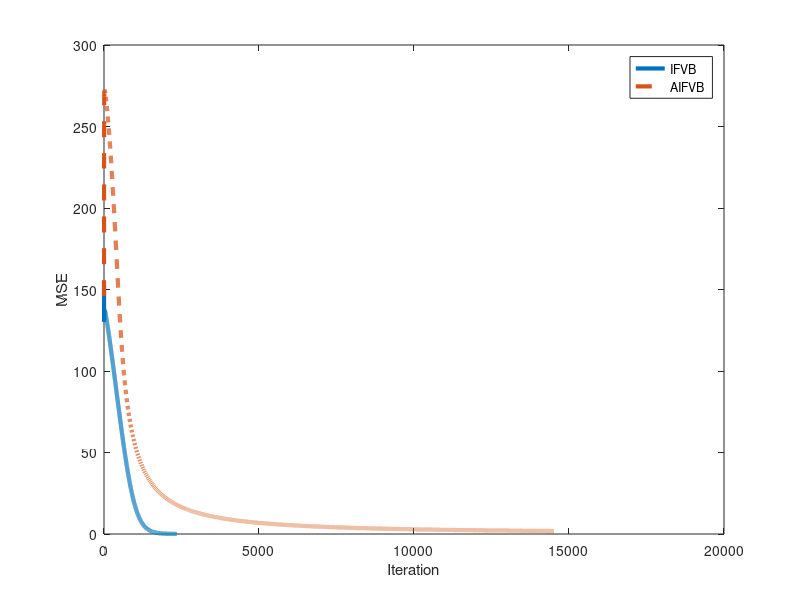

Write MATLAB code to recreate this figure.
clear all
n = 200;
y = 57;
initial_lambda = [5;45];
alpha_star = y+1; beta_star = n-y+1; % true values
lambda_star = [alpha_star;beta_star];

%------------------------- VB with ordinary gradient -------------------------------%
alpha = initial_lambda(1); beta = initial_lambda(2);
lambda = [alpha;beta];
niter = 40000;iter = 1;
stop = false;
while ~stop
    lambda_old = lambda;
    
    stepsize = 1/(1+iter);
    alpha = alpha-stepsize*((alpha-y)*psi(1,alpha)-(alpha+beta-n)*psi(1,alpha+beta));
    beta = beta-stepsize*((beta-n+y)*psi(1,beta)-(alpha+beta-n)*psi(1,alpha+beta));
    
    if alpha<=0 alpha = .001; end
    if beta<=0 beta = .001; end    
    lambda = [alpha;beta];  
    
    iter = iter+1;
    if (mean(abs(lambda-lambda_old))<=0.00001)||iter>niter stop = true; end
end
lambda1 = [alpha,beta];

%------------------------- Exact NGVB -------------------------------%
lambda = initial_lambda;
niter = 40000;iter = 1;
stop = false;
MSE_NGVB = 0;
while ~stop    
    lambda_old = lambda;
    stepsize = 1/(1+iter);
    
    alpha = lambda(1); beta = lambda(2);
    aux = psi(1,alpha+beta);    
    I_F = [psi(1,alpha)-aux, -aux; -aux, psi(1,beta)-aux]; % exact Fisher matrix
    Grad_LB = [(alpha_star-alpha)*(psi(1,alpha)-aux)-(beta_star-beta)*aux;
               (beta_star-beta)*(psi(1,beta)-aux)-(alpha_star-alpha)*aux];
    lambda = lambda+stepsize*(I_F\Grad_LB);   
    lambda(lambda<=0) = 0.01;   
    
    MSE_NGVB(iter) = norm(lambda-lambda_star);
    
    iter = iter+1;
    if (mean(abs(lambda-lambda_old))<=0.0001)||iter>niter stop = true; end 
end
lambda_NGVB = lambda;

%------------------------- IFVB -------------------------------%
lambda = initial_lambda;
d_lambda = 2;
S = 10; % the number of Monte Carlo samples to estimate Fisher
alpha_stepsize = 0.8; % use in the step size
niter = 100000;iter = 1;
stop = false;
H_inverse = eye(d_lambda);
H_inverse_scale = 0; % to count the number of samples in estimating inverse Fisher
MSE_IFVB = 0;
while ~stop    
    lambda_old = lambda;
    stepsize = 10/(1+iter)^alpha_stepsize;
    
    alpha = lambda(1); beta = lambda(2);
    aux = psi(1,alpha+beta);    
    % gradient of lower bound
    Grad_LB = [(alpha_star-alpha)*(psi(1,alpha)-aux)-(beta_star-beta)*aux;
               (beta_star-beta)*(psi(1,beta)-aux)-(alpha_star-alpha)*aux];
    % update inversion-free inverse Fisher       
    for s = 1:S
        theta = betarnd(alpha,beta);    
        grad_log_q_lambda = [psi(alpha+beta)-psi(alpha)+log(theta);
            psi(alpha+beta)-psi(beta)+log(1-theta)];
        aux = H_inverse*grad_log_q_lambda;
        H_inverse = H_inverse - 1/(1+grad_log_q_lambda'*aux)*aux*(aux');
    end
    H_inverse_scale = H_inverse_scale+S;
    InverseFreeFisher = H_inverse_scale*H_inverse;
    NatGradient = InverseFreeFisher*Grad_LB;
   
    lambda = lambda+stepsize*NatGradient;    
    lambda(lambda<=0) = 0.01;   
    
    MSE_IFVB(iter) = norm(lambda-lambda_star);
    
    iter = iter+1;
    if (mean(abs(lambda-lambda_old))<=0.0001)||iter>niter stop = true; end
end
lambda_IFVB = lambda;


%------------------------- AIFVB -------------------------------%
lambda = initial_lambda;
lambda_bar = initial_lambda;
alpha_stepsize = 0.55; %use in the step size
d_lambda = 2;
S = 10; % the number of Monte Carlo samples to estimate Fisher
w_AIFVB = 2; % the parameter w used in the weighted averaged scheme
sum_AIFVB = 0;

niter = 100000;iter = 1;
stop = false;
H_inverse = eye(d_lambda);
H_inverse_scale = 0;
MSE_AIFVB = 0;
while ~stop    
    lambda_old = lambda_bar;
    stepsize = 10/(1+iter)^alpha_stepsize;
    
    alpha = lambda(1); beta = lambda(2);
    aux = psi(1,alpha+beta);    
    % gradient of lower bound
    Grad_LB = [(alpha_star-alpha)*(psi(1,alpha)-aux)-(beta_star-beta)*aux;
               (beta_star-beta)*(psi(1,beta)-aux)-(alpha_star-alpha)*aux];
    % update inversion-free inverse Fisher.       
    % Note: we set c_beta = 0 in this example, i.e. no Gaussian random variables
    % are added in the estimation of inverse Fisher 
    alpha_bar = lambda_bar(1); beta_bar = lambda_bar(2);
    for s = 1:S
        theta = betarnd(alpha_bar,beta_bar);    
        grad_log_q_lambda = [psi(alpha_bar+beta_bar)-psi(alpha_bar)+log(theta);
            psi(alpha_bar+beta_bar)-psi(beta_bar)+log(1-theta)];
        aux = H_inverse*grad_log_q_lambda;
        H_inverse = H_inverse - 1/(1+grad_log_q_lambda'*aux)*aux*(aux');
    end
    H_inverse_scale = H_inverse_scale+S;
    InverseFreeFisher = H_inverse_scale*H_inverse;
    NatGradient = InverseFreeFisher*Grad_LB;
   
    lambda = lambda+stepsize*NatGradient;    
    lambda(lambda<=0) = 0.01;   
    
    % updated weighted averaged estimate
    sum_AIFVB = sum_AIFVB + (log(iter+1))^w_AIFVB;
    lambda_bar = lambda_bar + ((log(iter+1))^w_AIFVB/sum_AIFVB)*(lambda-lambda_bar);

    MSE_AIFVB(iter) = norm(lambda_bar-lambda_star);
    
    iter = iter+1;
    if (mean(abs(lambda_bar-lambda_old))<=0.0001)||iter>niter stop = true; end
end
lambda_AIFVB = lambda_bar;


figure(1)
fontsize = 20;
plot(MSE_IFVB,'-','LineWidth',3);
hold on
plot(MSE_AIFVB,'--','LineWidth',3);
hold off
legend('IFVB','AIFVB')
xlabel('Iteration');
ylabel('MSE');



